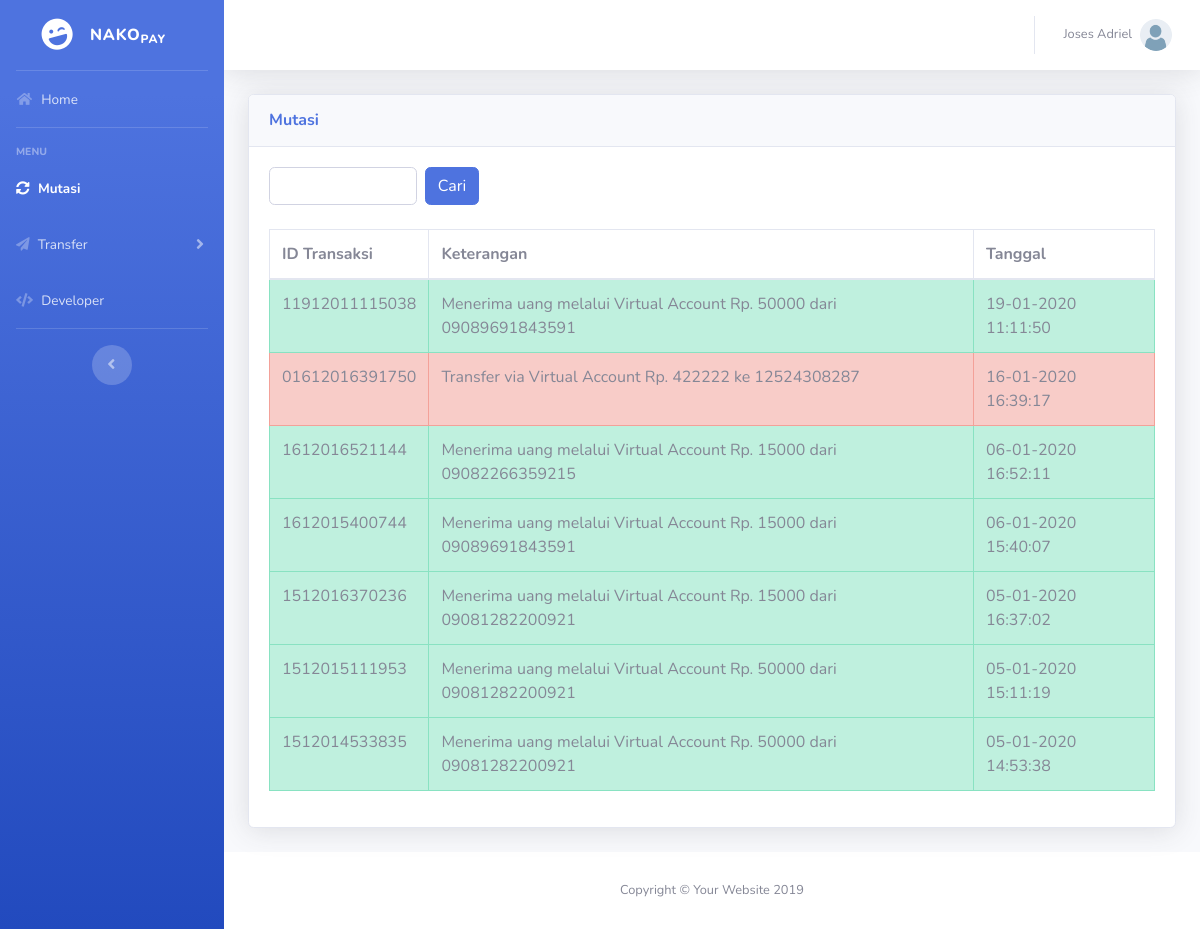
Screenshot of /mutasi.php (signed in) with the database file from the repository.
### tables this page shows
CREATE TABLE `user` (
  `id_user` varchar(15) NOT NULL,
  `nama` text NOT NULL,
  `pin` varchar(6) NOT NULL,
  `no_hp` varchar(13) NOT NULL,
  `alamat` text NOT NULL,
  `email` text NOT NULL,
  `tgl_Lahir` date NOT NULL,
  `profile_img` varchar(15) NOT NULL DEFAULT 'default.png',
  `saldo` int(7) NOT NULL DEFAULT 1000000,
  `lastLogin` date NOT NULL DEFAULT current_timestamp(),
  `status` enum('user','bisnis') NOT NULL DEFAULT 'user'
);

CREATE TABLE `transaksi` (
  `id_transaksi` varchar(15) NOT NULL,
  `id_user` varchar(15) NOT NULL,
  `target_user` varchar(15) NOT NULL,
  `tanggal` datetime NOT NULL DEFAULT current_timestamp(),
  `nominal` int(11) NOT NULL DEFAULT 0,
  `kategori` enum('debit','credit') NOT NULL,
  `deskripsi` text NOT NULL
);

### mutasi.php (the view, shortened to what this page needs)
<?php
  include("koneksi.php");
?>
<!DOCTYPE html>
<html lang="en">
<head>
    <link href="vendor/fontawesome-free/css/all.min.css" rel="stylesheet" type="text/css">
    <link href="css/sb-admin-2.min.css" rel="stylesheet">
</head>
<body id="page-top">
	<div id="wrapper">
        <?php include("sidebar.php"); ?>
            <div id="content-wrapper" class="d-flex flex-column">
                <div id="content">
                    <nav class="navbar navbar-expand navbar-light bg-white topbar mb-4 static-top shadow">
                        <?php include("topBar.php"); ?>
                    </nav>
                    <div class="container-fluid">
						<div class="card shadow mb-4">
							<div class="card-header py-3">
							  <h6 class="m-0 font-weight-bold text-primary">Mutasi</h6>
							</div>
							<div class="card-body">
								<form method="post" action="">
									<div class="d-flex">
										<input type="number" name="search" class="form-control form-control-user col-sm-2 mr-2" value="<?= $_POST['search'] ?? '' ?>"style="display:inline" />
										<input type="submit" name="cari" class="btn btn-primary" value="Cari"/>
									</div>
								</form>
								<br/>
								<div class="table-responsive">
									<table class="table table-bordered" id="dataTable" width="100%" cellspacing="0">
										<thead>
											<tr>
												<th>ID Transaksi</th>
												<th>Keterangan</th>
												<th>Tanggal</th>
											</tr>
										</thead>
										<tbody>
											<?php
											$id = $_SESSION['id_user'];
											if (isset($_POST['search']) && $_POST['search'] != '') {
												$q = $_POST['search'];
												$dataSql = mysqli_query($db, "SELECT * FROM `transaksi` WHERE `id_user` = '$id' AND id_transaksi = '$q'");
											}
											else $dataSql = mysqli_query($db, "SELECT * FROM `transaksi` WHERE `id_user` = '$id' ORDER BY `tanggal` DESC");
											if (mysqli_num_rows($dataSql) > 0) {
												while($data = mysqli_fetch_array($dataSql)) {
											?>
											<tr class="table-<?php if ($data['kategori'] == 'debit') {echo 'success';} else echo 'danger'?>">
												<td><?php echo $data['id_transaksi']; ?></td>
												<td><?php echo $data['deskripsi']; ?></td>
												<td><?php echo date("d-m-Y H:i:s", strtotime($data['tanggal'])); ?></td>
											</tr>
											<?php
												}
											}
											?>
										</tbody>
									</table>
								</div>
							</div>
						</div>
					</div>
				</div>
				<footer class="sticky-footer bg-white">
					<div class="container my-auto">
						<div class="copyright text-center my-auto">
							<span>Copyright &copy; Your Website 2019</span>
						</div>
					</div>
				</footer>
			</div>
	</div>
</body>
</html>

### topBar.php (shortened to what this page needs)
       <ul class="navbar-nav ml-auto">
         <li class="nav-item dropdown no-arrow">
<?php
if (isset($_SESSION['id_user'])) {
	$id = $_SESSION['id_user'];
	$userSql = mysqli_query($db, "SELECT * FROM user WHERE id_user = '$id'");
	if ($userSql) {
		while($profile = mysqli_fetch_array($userSql)) {
?>
           <a class="nav-link dropdown-toggle" href="#" id="userDropdown" role="button" data-toggle="dropdown" aria-haspopup="true" aria-expanded="false">
	<span class="mr-2 d-none d-lg-inline text-gray-600 small"><?php echo $profile['nama']; ?></span>
             <img class="img-profile rounded-circle" src="profile/<?php echo $profile['profile_img']; ?>">
           </a>
         </li>
<?php
		}
	}
}
?>
       </ul>

### rows the page displays
user: nama "Joses Adriel", profile_img (placeholder picture)
transaksi: id_transaksi "11912011115038", deskripsi "Menerima uang melalui Virtual Account Rp. 50000 dari 09089691843591", tanggal "19-01-2020 11:11:50"
transaksi: id_transaksi "01612016391750", deskripsi "Transfer via Virtual Account Rp. 422222 ke 12524308287", tanggal "16-01-2020 16:39:17"
transaksi: id_transaksi "1612016521144", deskripsi "Menerima uang melalui Virtual Account Rp. 15000 dari 09082266359215", tanggal "06-01-2020 16:52:11"
transaksi: id_transaksi "1612015400744", deskripsi "Menerima uang melalui Virtual Account Rp. 15000 dari 09089691843591", tanggal "06-01-2020 15:40:07"
transaksi: id_transaksi "1512016370236", deskripsi "Menerima uang melalui Virtual Account Rp. 15000 dari 09081282200921", tanggal "05-01-2020 16:37:02"
transaksi: id_transaksi "1512015111953", deskripsi "Menerima uang melalui Virtual Account Rp. 50000 dari 09081282200921", tanggal "05-01-2020 15:11:19"
transaksi: id_transaksi "1512014533835", deskripsi "Menerima uang melalui Virtual Account Rp. 50000 dari 09081282200921", tanggal "05-01-2020 14:53:38"
